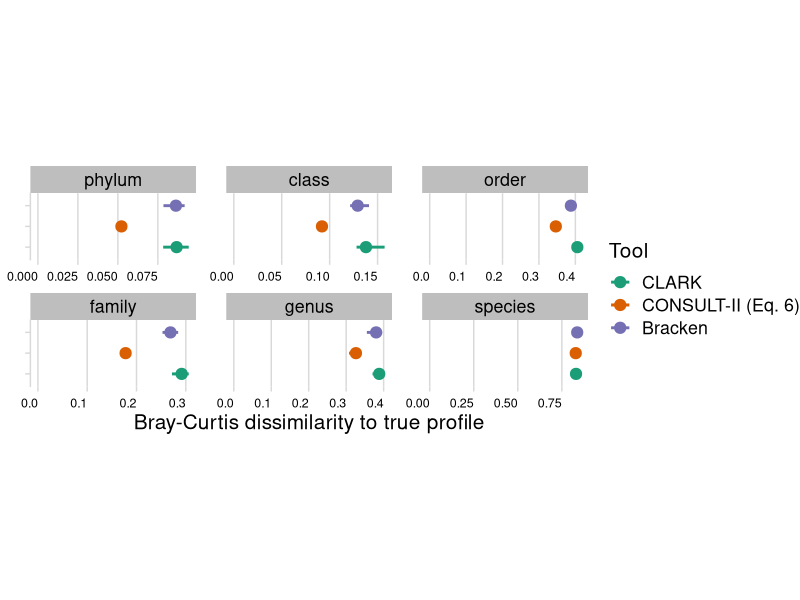
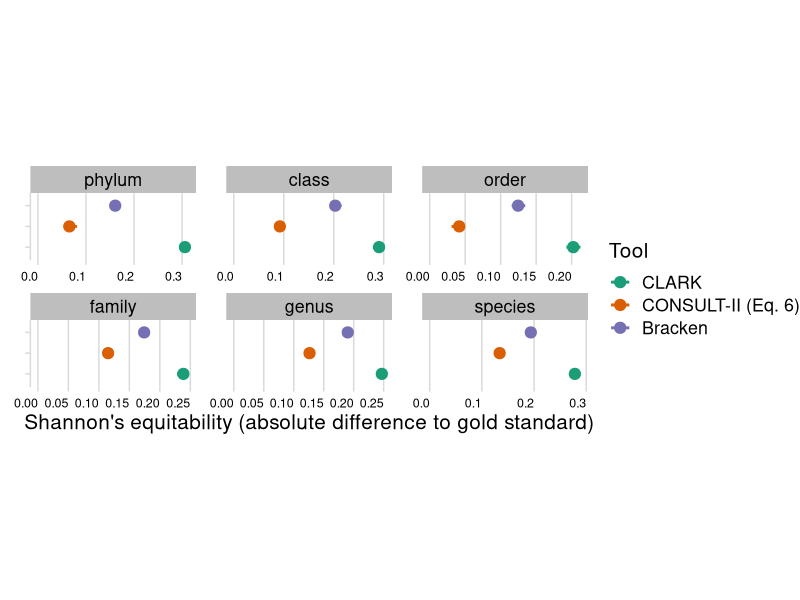
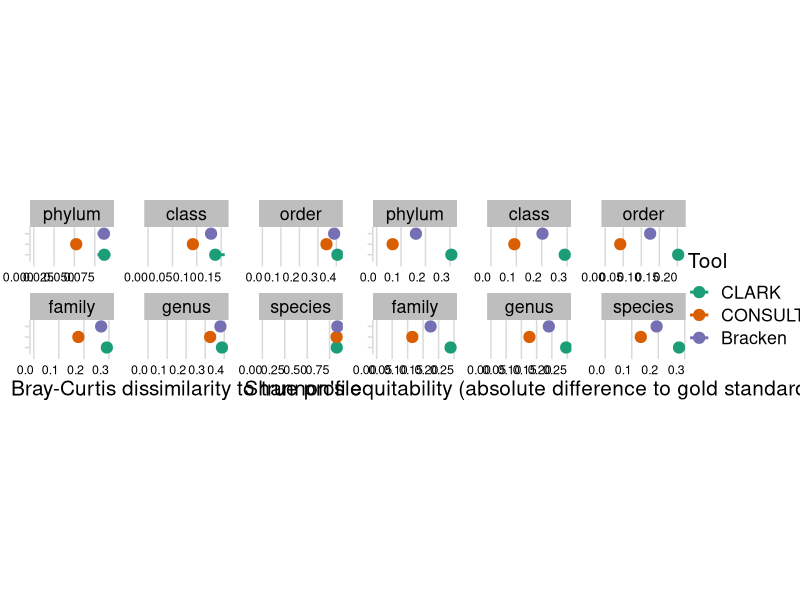

Here is the R script that generated these plots, in order: (Note: this script raises an error after producing the figures.)
require(ggplot2)
require(readr)
require(cowplot)
require(dplyr)
library(tidyr)

pm <- read_tsv("../results/all_tools-profiling_evaluation-CAMI1_hc.tsv")
# pm <- pm %>% filter(metric == "Bray-Curtis distance" | metric == "Shannon equitability")
pm <- pm %>% filter(rank != "superkingdom") %>% filter(rank != "strain")
pm <- pm %>%
  group_by(sample, metric) %>%
  mutate(dvalue = abs(value - value[tool == "Gold standard"]))
pm <- pm %>% filter(tool != "Gold standard")
pm$rank <- factor(
  pm$rank,
  levels = c("phylum", "class", "order", "family", "genus", "species")
)
pm <- pm %>% filter(tool != "CONSULT-II (Eq. 6 without unclassified)")
pm <- pm %>% filter(tool != "CONSULT-II (Eq. 7)")
pm$tool <- factor(
  pm$tool,
  levels = c("CLARK", "CONSULT-II (Eq. 6)", "Bracken")
)
pm <- pm %>%
  group_by(rank, tool, metric) %>%
  summarise(lower = min(dvalue), upper = max(dvalue), p = mean(dvalue))
pm$metric <- as.factor(pm$metric)

bc_plot <- ggplot(pm %>% filter(metric == "Bray-Curtis distance"), mapping = aes(x = p, y = tool, color = tool)) +
  geom_pointrange(size = 0.7, linewidth = 1, mapping = aes(xmin = lower, xmax = upper)) +
  facet_wrap(vars(rank), scales = "free_x") +
  xlim(0, NA) +
  theme_minimal_vgrid(font_size = 15) +
  labs(color = "Tool", y = "", x = "Bray-Curtis dissimilarity to true profile") +
  scale_colour_brewer(palette = "Dark2") +
  theme(strip.background = element_rect(fill = "gray")) +
  theme(axis.text.y = element_blank(), axis.text.x = element_text(vjust = 0.5, hjust = 1, size=9)) +
  theme(aspect.ratio = 0.4, panel.spacing.x = unit(1.5, "lines")) +
  theme(plot.margin = unit(c(0, 0, 0, 0), "cm"))
bc_plot
se_plot <- ggplot(pm %>% filter(metric == "Shannon equitability"), mapping = aes(x = p, y = tool, color = tool)) +
  geom_pointrange(size =  0.7, linewidth = 1, mapping = aes(xmin = lower, xmax = upper)) +
  facet_wrap(vars(rank), scales = "free_x") +
  xlim(0, NA) +
  theme_minimal_vgrid(font_size = 15) +
  labs(color = "Tool", y = "", x = "Shannon's equitability (absolute difference to gold standard)") +
  scale_colour_brewer(palette = "Dark2") +
  theme(strip.background = element_rect(fill = "gray")) +
  theme(axis.text.y = element_blank(), axis.text.x = element_text(vjust = 0.5, hjust = 1, size=9)) +
  theme(aspect.ratio = 0.4, panel.spacing.x = unit(1.5, "lines")) +
  theme(plot.margin = unit(c(0, 0, 0, 0), "mm"))
se_plot
prow <- plot_grid(
  bc_plot + theme(legend.position = "none"),
  se_plot + theme(legend.position = "none"),
  ncol = 2,
  rel_heights = c(1, 1),
  vjust = 5,
  hjust = 5
)
legend <- get_legend(
  # create some space to the left of the legend
  se_plot + theme(legend.box.margin = margin(0, 0, 0, 3))
)
plot_grid(prow, legend, rel_widths = c(3, .5))

ggsave2("../figures/profiling_tool_comparison.pdf", width = 14, height = 4)
